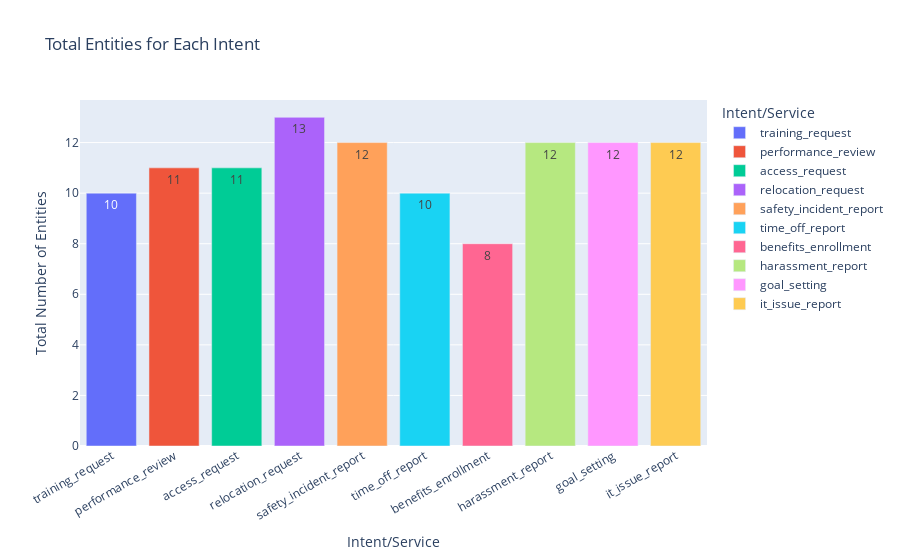

Notebook cell for this chart:
### Code cell
# Use Plotly Express to create an interactive bar chart
fig = px.bar(
    df_intent_counts,
    x="Intent",
    y="Total Entities",
    text="Total Entities",
    title="Total Entities for Each Intent",
    labels={"Intent": "Intent/Service", "Total Entities": "Total Number of Entities"},
    color="Intent",
    color_continuous_scale="viridis"
)

fig.update_traces(texttemplate='%{text}')
fig.update_layout(xaxis_tickangle=-30)

fig.show()

### Figure 1 — Plotly figure (JSON) as saved in the notebook; plotly's stock layout.template omitted (floating-point values rounded to 4 significant figures)
{"data": [{"hovertemplate": "Intent/Service=%{x}<br>Total Number of Entities=%{text}<extra></extra>", "legendgroup": "training_request", "marker": {"color": "#636efa", "pattern": {"shape": ""}}, "name": "training_request", "orientation": "v", "showlegend": true, "text": [10.0], "textposition": "auto", "texttemplate": "%{text}", "type": "bar", "x": ["training_request"], "xaxis": "x", "y": [10], "yaxis": "y"}, {"hovertemplate": "Intent/Service=%{x}<br>Total Number of Entities=%{text}<extra></extra>", "legendgroup": "performance_review", "marker": {"color": "#EF553B", "pattern": {"shape": ""}}, "name": "performance_review", "orientation": "v", "showlegend": true, "text": [11.0], "textposition": "auto", "texttemplate": "%{text}", "type": "bar", "x": ["performance_review"], "xaxis": "x", "y": [11], "yaxis": "y"}, {"hovertemplate": "Intent/Service=%{x}<br>Total Number of Entities=%{text}<extra></extra>", "legendgroup": "access_request", "marker": {"color": "#00cc96", "pattern": {"shape": ""}}, "name": "access_request", "orientation": "v", "showlegend": true, "text": [11.0], "textposition": "auto", "texttemplate": "%{text}", "type": "bar", "x": ["access_request"], "xaxis": "x", "y": [11], "yaxis": "y"}, {"hovertemplate": "Intent/Service=%{x}<br>Total Number of Entities=%{text}<extra></extra>", "legendgroup": "relocation_request", "marker": {"color": "#ab63fa", "pattern": {"shape": ""}}, "name": "relocation_request", "orientation": "v", "showlegend": true, "text": [13.0], "textposition": "auto", "texttemplate": "%{text}", "type": "bar", "x": ["relocation_request"], "xaxis": "x", "y": [13], "yaxis": "y"}, {"hovertemplate": "Intent/Service=%{x}<br>Total Number of Entities=%{text}<extra></extra>", "legendgroup": "safety_incident_report", "marker": {"color": "#FFA15A", "pattern": {"shape": ""}}, "name": "safety_incident_report", "orientation": "v", "showlegend": true, "text": [12.0], "textposition": "auto", "texttemplate": "%{text}", "type": "bar", "x": ["safety_incident_report"], "xaxis": "x", "y": [12], "yaxis": "y"}, {"hovertemplate": "Intent/Service=%{x}<br>Total Number of Entities=%{text}<extra></extra>", "legendgroup": "time_off_report", "marker": {"color": "#19d3f3", "pattern": {"shape": ""}}, "name": "time_off_report", "orientation": "v", "showlegend": true, "text": [10.0], "textposition": "auto", "texttemplate": "%{text}", "type": "bar", "x": ["time_off_report"], "xaxis": "x", "y": [10], "yaxis": "y"}, {"hovertemplate": "Intent/Service=%{x}<br>Total Number of Entities=%{text}<extra></extra>", "legendgroup": "benefits_enrollment", "marker": {"color": "#FF6692", "pattern": {"shape": ""}}, "name": "benefits_enrollment", "orientation": "v", "showlegend": true, "text": [8.0], "textposition": "auto", "texttemplate": "%{text}", "type": "bar", "x": ["benefits_enrollment"], "xaxis": "x", "y": [8], "yaxis": "y"}, {"hovertemplate": "Intent/Service=%{x}<br>Total Number of Entities=%{text}<extra></extra>", "legendgroup": "harassment_report", "marker": {"color": "#B6E880", "pattern": {"shape": ""}}, "name": "harassment_report", "orientation": "v", "showlegend": true, "text": [12.0], "textposition": "auto", "texttemplate": "%{text}", "type": "bar", "x": ["harassment_report"], "xaxis": "x", "y": [12], "yaxis": "y"}, {"hovertemplate": "Intent/Service=%{x}<br>Total Number of Entities=%{text}<extra></extra>", "legendgroup": "goal_setting", "marker": {"color": "#FF97FF", "pattern": {"shape": ""}}, "name": "goal_setting", "orientation": "v", "showlegend": true, "text": [12.0], "textposition": "auto", "texttemplate": "%{text}", "type": "bar", "x": ["goal_setting"], "xaxis": "x", "y": [12], "yaxis": "y"}, {"hovertemplate": "Intent/Service=%{x}<br>Total Number of Entities=%{text}<extra></extra>", "legendgroup": "it_issue_report", "marker": {"color": "#FECB52", "pattern": {"shape": ""}}, "name": "it_issue_report", "orientation": "v", "showlegend": true, "text": [12.0], "textposition": "auto", "texttemplate": "%{text}", "type": "bar", "x": ["it_issue_report"], "xaxis": "x", "y": [12], "yaxis": "y"}], "layout": {"barmode": "relative", "legend": {"title": {"text": "Intent/Service"}, "tracegroupgap": 0}, "title": {"text": "Total Entities for Each Intent"}, "xaxis": {"anchor": "y", "categoryarray": ["training_request", "performance_review", "access_request", "relocation_request", "safety_incident_report", "time_off_report", "benefits_enrollment", "harassment_report", "goal_setting", "it_issue_report"], "categoryorder": "array", "domain": [0, 1], "tickangle": -30, "title": {"text": "Intent/Service"}}, "yaxis": {"anchor": "x", "domain": [0, 1], "title": {"text": "Total Number of Entities"}}}}
